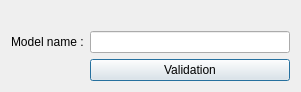
<?xml version="1.0" encoding="UTF-8"?>
<ui version="4.0">
 <class>dlg_model_name</class>
 <widget class="QDialog" name="dlg_model_name">
  <property name="geometry">
   <rect>
    <x>0</x>
    <y>0</y>
    <width>301</width>
    <height>75</height>
   </rect>
  </property>
  <property name="windowTitle">
   <string>Dialog</string>
  </property>
  <layout class="QGridLayout" name="gridLayout">
   <item row="1" column="1">
    <widget class="QLineEdit" name="le_model"/>
   </item>
   <item row="2" column="1">
    <widget class="QPushButton" name="bt_valid_name">
     <property name="text">
      <string>Validation</string>
     </property>
    </widget>
   </item>
   <item row="1" column="0">
    <widget class="QLabel" name="lbl_mode">
     <property name="text">
      <string>Model name :</string>
     </property>
    </widget>
   </item>
   <item row="0" column="0" colspan="2">
    <widget class="QLabel" name="lbl_cas">
     <property name="text">
      <string/>
     </property>
    </widget>
   </item>
  </layout>
 </widget>
 <resources/>
 <connections/>
</ui>
